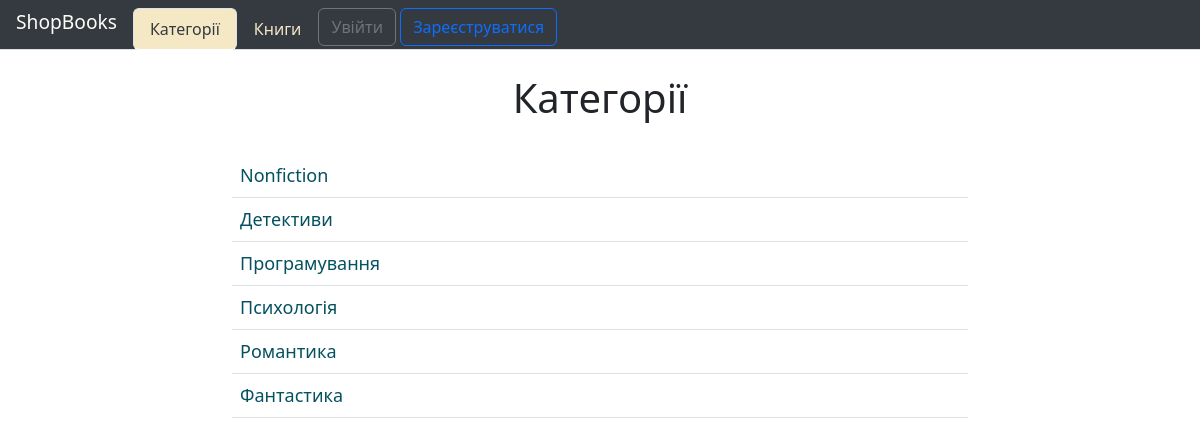
The page /category/ on the database its author committed.
### books/models.py (models this page shows, shortened)
class Category(models.Model):
    name = models.CharField(max_length=50, unique=True)
    slug = models.SlugField(unique=True)
    class Meta:
        verbose_name = 'Категорія'
        verbose_name_plural = 'Категорії'
        ordering = ['name']

### books/views.py (the view)
# urls.py: path('category/', CategoryListView.as_view(), name='category'),
class CategoryListView(ListView):
    model = Category
    template_name = 'books/categories.html'

### books/templates/books/categories.html (shortened to what this page needs)
{% extends "base.html" %}
{% block content %}
<h1 class="text-center my-4">Категорії</h1>
<div class="row">
    <div class="col-md-8 mx-auto my-2">
        <table class="table table-hover">
            {% for object in object_list %}
            <tr>
                <td class="align-middle">
                    <a href="{% url 'books:category_detail' slug=object.slug %}"
                       class="text-decoration-none text-info-emphasis" style="font-size: 18px">
                        {{ object.name }}
                    </a>
                </td>
                <td class="text-end">
                </td>
                <td class="text-end" style="width: 100px;">
                </td>
            </tr>
            {% endfor %}
        </table>
    </div>
</div>
{% endblock %}

### rows shown on the page
Category: name "Nonfiction"
Category: name "Детективи"
Category: name "Програмування"
Category: name "Психологія"
Category: name "Романтика"
Category: name "Фантастика"
